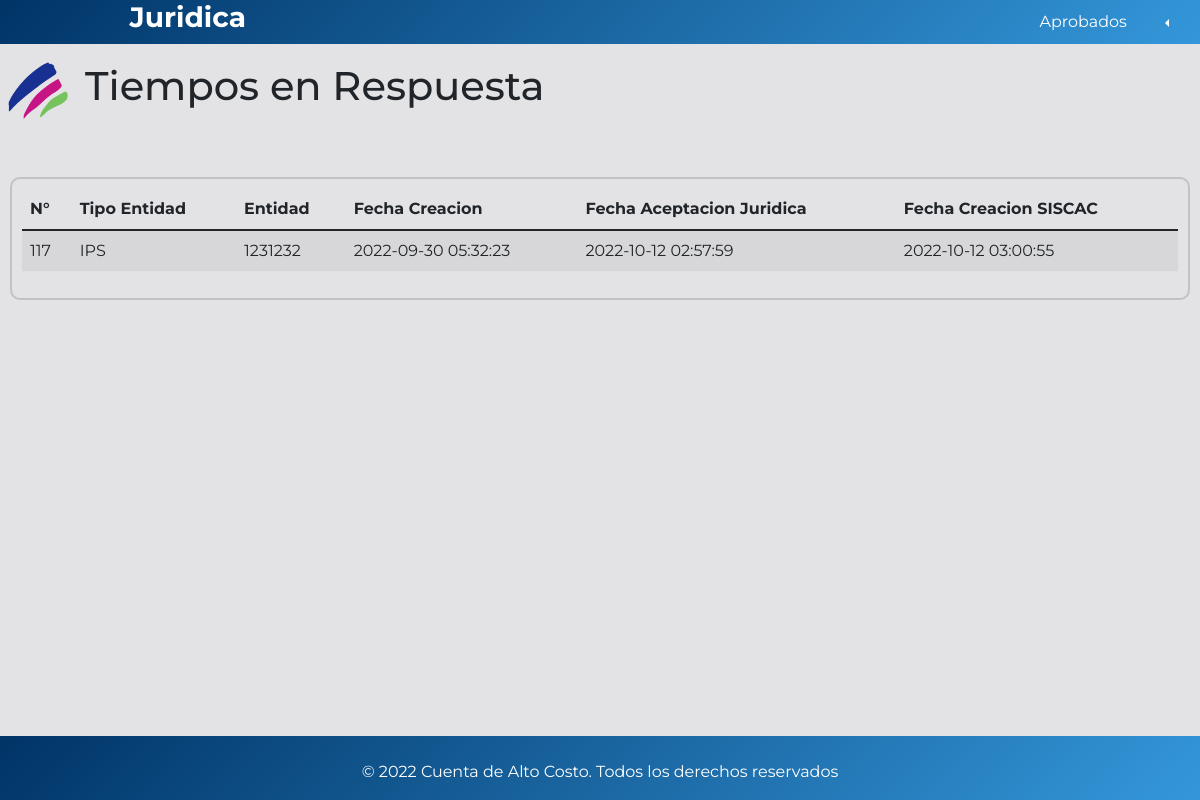
/admin/web/pag/Tiempos.php (signed in), run on the app's committed database.
### tables this page shows
CREATE TABLE `usuarios` (
  `IdUsuario` int(11) NOT NULL,
  `CC` varchar(50) DEFAULT NULL,
  `NombreCompleto` varchar(150) NOT NULL,
  `Clave` varchar(250) NOT NULL,
  `TipoUser` varchar(50) DEFAULT NULL,
  `Correo` varchar(100) NOT NULL
);

CREATE TABLE `solicitudes` (
  `IdSolicitud` int(11) NOT NULL,
  `IdTipoEntidad` int(11) NOT NULL,
  `NIT` varchar(15) NOT NULL,
  `NumVNIT` varchar(2) NOT NULL,
  `Nombre` varchar(100) NOT NULL,
  `RepresentanteLegal` varchar(100) NOT NULL,
  `Cargo` varchar(100) DEFAULT NULL,
  `Correo` varchar(100) NOT NULL,
  `Telefono` varchar(15) NOT NULL,
  `FechaCreacion` datetime NOT NULL,
  `IdAsignadoA` int(11) NOT NULL,
  `IdEstado` int(11) NOT NULL,
  `CodigoRem` varchar(100) DEFAULT NULL,
  `FechaJuridica` varchar(100) NOT NULL,
  `FechaSISCAC` varchar(100) NOT NULL
);

CREATE TABLE `tipoentidad` (
  `IdTipoEntidad` int(11) NOT NULL,
  `DescripcionEntidad` varchar(150) NOT NULL
);

### admin/modelo/autenticaruser.php (called while the page is built, shortened)
<?php
if(empty($_SESSION['id']) || empty($_SESSION['usuario'])){
    echo "<script>alert('No has iniciado sesion, porfavor logearse')</script>";
    session_destroy();
    echo "<script>window.location.replace('../../index.php')</script>";
    exit;
}else{
$id =  $_SESSION['id'];
$varsesion = $_SESSION['usuario'];
$varQuery ="SELECT * FROM usuarios WHERE idUsuario=$id";
$res =  mysqli_query($conn,$varQuery);
if($varsesion == null || $varsesion = '' ||  mysqli_num_rows($res)==0){
    echo "<script>alert('No has iniciado sesion, porfavor logearse')</script>";
    session_destroy();
    echo "<script>window.location.replace('../../index.php')</script>";
    exit;
}else{
    while ($fila= mysqli_fetch_array($res)) {
        $TipoUser = $fila['TipoUser'];
    }
}
}
?>

### admin/web/pag/Tiempos.php (the view, shortened to what this page needs)
<?php
include '../../modelo/conn.php';
include '../../modelo/autenticaruser.php';
?>
<!DOCTYPE html>
<html lang="en">
<head>
    <link href="https://cdn.jsdelivr.net/npm/bootstrap@5.1.3/dist/css/bootstrap.min.css" rel="stylesheet"
>
    <link rel="stylesheet" href="../../web/css/reload.css">
    <link rel="stylesheet" href="../../web/css/nav.css">
    <link rel="stylesheet" href="../../web/css/footer.css">
    <link rel="stylesheet" href="../../web/css/tablas.css">
    <link rel="stylesheet" href="../../web/css/styles.css">
</head>
<body style="
font-family: 'Montserrat', sans-serif;">
    <section>
        <?php include('nav.php')?>
    </section>
    <section>
        <div class="tituloConsultas">
            <img src="../../img/simbolo_cac_color.png" alt="" style="width:60px;">
            <h1>Tiempos en Respuesta</h1>
        </div>
        <div class="Container-Tables">
            <div class="BordeTabla">
                <table id="Tablas" class="table table-striped" style="width:100%">
                    <thead class="sticky-md-top ">
                        <tr class="tablaCol">
                            <th>N°</th>
                            <th>Tipo Entidad</th>
                            <th>Entidad</th>
                            <th>Fecha Creacion</th>
                            <th>Fecha Aceptacion Juridica</th>
                            <th>Fecha Creacion SISCAC</th>
                        </tr>
                    </thead>
                    <tbody>
                        <?php
                    $query ="SELECT DISTINCT s.IdSolicitud, t.DescripcionEntidad,s.RepresentanteLegal,s.Nombre,s.FechaCreacion,s.FechaJuridica,s.FechaSISCAC FROM solicitudes s INNER JOIN tipoentidad t  ON s.IdTipoEntidad = t.IdTipoEntidad WHERE IdEstado = 4";
                    $res = mysqli_query($conn, $query);
                    while ($row = mysqli_fetch_array($res)) { ?>
                        <tr class="columnas">
                            <td><?php echo $row['IdSolicitud']; ?></td>
                            <td><?php echo $row['DescripcionEntidad']; ?></td>
                            <td><?php echo $row['Nombre']; ?></td>
                            <td><?php echo $row['FechaCreacion']; ?></td>
                            <td><?php echo $row['FechaJuridica'] ?></td>
                            <td><?php echo $row['FechaSISCAC']; ?></td>
                            <?php }
                    ?>
                        </tr>
                    </tbody>
                </table>
            </div>
        </div>
    </section>
    <footer>
    </footer>
    <link rel="stylesheet" type="text/css" href="https://cdn.datatables.net/v/bs5/dt-1.11.4/datatables.min.css" />
</body>
</html>

### admin/web/pag/nav.php (shortened to what this page needs)
<nav class="navbar navbar-expand-lg navbar-dark menu contenedorLink">
    <div class="container-fluid ">
        <h3 class="tituloNav">
            <?php echo "$TipoUser" ?>
        </h3>
        <div class="collapse navbar-collapse justify-content-end " id="navbarSupportedContent">
            <ul class="navbar-nav ul">
                <li class="nav-item  navegar">
                    <a class="" href="aceptados.php">Aprobados</a>
                </li>
                <div class="btn-group dropstart">
                    <button type="button" class="inputRe  dropdown-toggle" data-bs-toggle="dropdown"
                        aria-expanded="false">
                    </button>
                </div>
            </ul>
        </div>
    </div>
</nav>

### admin/web/css/nav.css (style rules this page uses)
.inputRe { color: white; border: none; background: none; margin-left: 5px; margin-right: 5px; padding: 10px; border-radius: 4px; transition: .5s; }
.menu { background: rgb(0,52,103); background: -moz-linear-gradient(-45deg, rgba(0,52,103,1) 0%, rgba(52,151,218,1) 100%); background: -webkit-linear-gradient(-45deg, rgba(0,52,103,1) 0%,rgba(52,151,218,1) 100%); background: linear-gradient(135deg, rgba(0,52,103,1) 0%,rgba(52,151,218,1) 100%); filter: progid:DXImageTransform.Microsoft.gradient( startColorstr='#003467', endColorstr='#3497da',GradientType=1 ); }
.tituloNav { padding-left: 10%; color: white; font-weight: bold; }
.contenedorLink { padding: 0; margin: 0; }
.navegar { width: 100%; padding: 10px; margin: 0px; }
.navegar a { padding: 13px; color:white; text-decoration: none; }

### admin/web/css/footer.css (style rules this page uses)
footer { position: absolute; text-align: center; bottom: 0; width: 100%; height: 100Wpx; color: white; }
footer { background: rgb(0,52,103); background: -moz-linear-gradient(-45deg, rgba(0,52,103,1) 0%, rgba(52,151,218,1) 100%); background: -webkit-linear-gradient(-45deg, rgba(0,52,103,1) 0%,rgba(52,151,218,1) 100%); background: linear-gradient(135deg, rgba(0,52,103,1) 0%,rgba(52,151,218,1) 100%); filter: progid:DXImageTransform.Microsoft.gradient( startColorstr='#003467', endColorstr='#3497da',GradientType=1 ); }

### admin/web/css/tablas.css (style rules this page uses)
.Container-Tables { border: solid 2px #c2c2c2; border-radius: 10px; margin: 10px; padding: 10px; }
.tituloConsultas { margin: 8px; padding: 10px 0px 40px 0px; display: inline-flex; }
.tituloConsultas h1 { padding-left: 17px; }

### admin/web/css/styles.css (style rules this page uses)
* { padding: 0px; margin: 0px; }
body { padding: 0; margin: 0; box-sizing: border-box; font-family: 'Montserrat', sans-serif; background: rgb(227, 227, 230); }
html { min-height: 100%; position: relative; }
body { margin: 0; margin-bottom: 100px; }

### data on the page
usuarios: TipoUser "Juridica"
solicitudes: IdSolicitud "117", IdTipoEntidad.DescripcionEntidad "IPS", Nombre "1231232", FechaCreacion "2022-09-30 05:32:23", FechaJuridica "2022-10-12 02:57:59", FechaSISCAC "2022-10-12 03:00:55"
